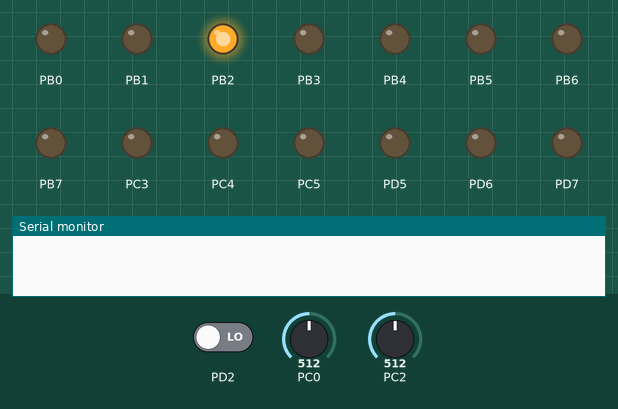
This program was run on a simulated ATmega328P, built with avr-gcc and emulated at 16 MHz. On the bench: output pins drawn as LEDs (lit = HIGH), the last lines printed to the serial monitor. Inputs (shaded band) come from the test bench; at power-on: PD2 LOW, PC0 = 512, PC2 = 512.

Above: at 1.2 s.
1.3 s: PD2 driven HIGH
At 2.5 s:
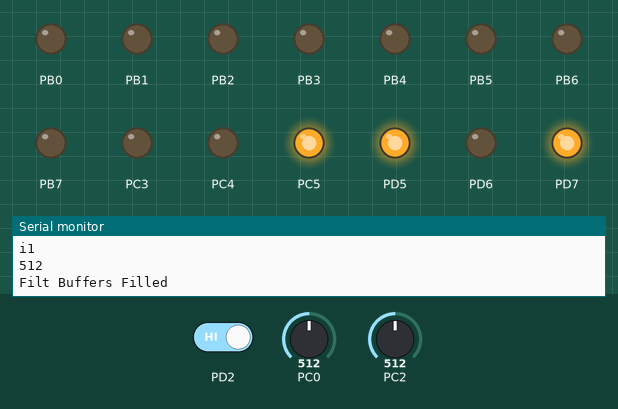
At 3.6 s:
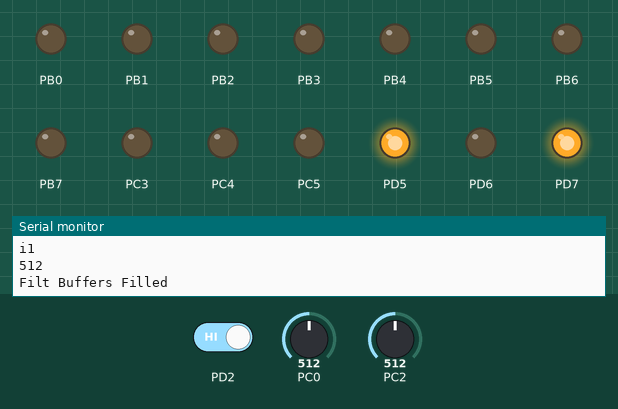
Timing chart, 0 to 22.7 s (numbered marks = the images above; inputs shaded):
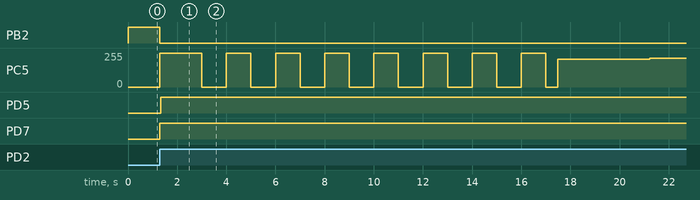

The program:

main.c
```c
#include "main.h"

int main(void)
{


#define SANDBOX 0

#if SANDBOX

	MasterInitialize();
	turnOnAnalog();
	ADCStartRead(0x02);
	SelectPot();
	DecreaseGain(100);
	IncreaseGain(99);
	startBlinkRespLED();
	startBlinkECGLED();
	uint16_t respData;
	uint16_t ECGData;
	uint16_t rawData;
	//uint16_t pCount;

	uint16_t i;
	i = 500;
	while(i--);
							ADCStopRead();
							ADCStartRead(0x00);//start reading signal channel from now on
	while(1)
	{
		i = 250;
		if(ADCDataBufferCount){
		rawData = ADCDataBuffer[ADCDataBufferTailPtr];
		IncrementRingBufferTailPtr(ADCDataBufferTailPtr, MAXIMUM_ADC_DATA_POINTS, ADCDataBufferCount);
		ECGData = rawData;
		respData = rawData;
		RespFilt(&respData);
		ECGFilt(&ECGData);
		printf("r%u\n%u\n%u\n",respData,ECGData, rawData);
		//turnOnRespLED();
		//RespFilt(&respData);
		//while(i--);
		//ECGFilt(&ECGData);
		//turnOffRespLED();
		//LoadChar('r');
		/*
		LoadChar('\n');
		LoadChar('\r');
		SendDecimalNumber(respData);
		*/
		//LoadChar('\n');
		//LoadChar('\r');
		//LoadChar('\t');
		//SendDecimalNumber(ADCDataBufferCount);
		//LoadChar('\n');
		//LoadChar('\r');

		//SendDecimalNumber(ECGData);
		//LoadChar('\n');
		//LoadChar('\r');
		//SendDecimalNumber(rawData);
		//LoadChar('\n');
		//LoadChar('\r');

		//StartTx();
		}
		/*
		else{
			sleep_enable();
			sleep_cpu();
		}*/
		while(i--);


	}
#else
	uint16_t expectedMaximumBreath = 0;//these variables will store the maximum and minimum breath (on average) calculated during calibration
	uint16_t expectedMinimumBreath = 0;
	uint16_t expectedMaximumECG = 0;
	uint16_t breathThreshold;
	uint16_t ECGThreshold;

	while(1)
    {
		switch(mainState)
		{
			case Init:
			{
				MasterInitialize();
				int8_t i = 250;
				while(i--);
				mainState = WaitForPB;

			}
			break;

			case WaitForPB:
			{
				if(pbPressed)
				{
					mainState = Calibration;
					respTimeThresh = readSwitch();
					printf("a%u\n", respTimeThresh);
					SendString("Dur:", 4);
					SendDecimalNumber(respTimeThresh);
					turnOnAnalog();
					//TODO: freeze switch position here
				}
			}
			break;

			case Calibration:
			{
				uint8_t steps = 50;
				uint16_t i;
				uint16_t maxRead;
				boolean singleStepping = False;
				static struct  //used only in this loop to determine expected max/min for breathing
				{
					uint16_t points[5];
					struct
					{
						uint16_t value;
						uint8_t position;
					}lowestMax;
					uint8_t initialPointer;//this will be 0 and will point to the next unfilled position to store data, when it is 5, it is time to replace old data
				}maxRespPoints = {.points = {0x00, 0x00, 0x00, 0x00, 0x00}, .lowestMax = {.value = 0x3FF, .position = 0}, .initialPointer = 0};

				static struct
				{
					uint16_t points[5];
					struct
					{
						uint16_t value;
						uint8_t position;
					}highestMin;
					uint8_t initialPointer;
				}minRespPoints = {.points = {0x00, 0x00, 0x00, 0x00, 0x00}, .highestMin = {.value = 0x000, .position = 0}, .initialPointer = 0};

				static struct
				{
					uint16_t points[5];//data

				}recentRespMemory = {.points = {0x00, 0x00, 0x00, 0x00, 0x00}};

				static struct  //used only in this loop to determine expected max for ECG
				{
					uint16_t points[5];
					struct
					{
						uint16_t value;
						uint8_t position;
					}lowestMax;
					uint8_t initialPointer;//this will be 0 and will point to the next unfilled position to store data, when it is 5, it is time to replace old data
					}maxECGPoints = {.points = {0x00, 0x00, 0x00, 0x00, 0x00}, .lowestMax = {.value = 0x3FF, .position = 0}, .initialPointer = 0};

				static struct
				{
					uint16_t points[5];//data

					}recentECGMemory = {.points = {0x00, 0x00, 0x00, 0x00, 0x00}};

				startBlinkStatusLED();

				ADCStartRead(0x02);//gain feedback channel
				SelectPot();
				DecreaseGain(100);
				IncreaseGain(49);//set to center point

				for(;;)
				{
					steps /= 2;
					if(!steps)//zero
					{
						steps = 1;
					}
					maxRead = 0;
					for(i = 0;i<2;)
					{
						if(ADCDataBufferCount)
						{
							i++;
							if(ADCDataBuffer[ADCDataBufferTailPtr] > maxRead)
							{
								maxRead = ADCDataBuffer[ADCDataBufferTailPtr];
							}
							IncrementRingBufferTailPtr(ADCDataBufferTailPtr, MAXIMUM_ADC_DATA_POINTS, ADCDataBufferCount);
						}
					}
					if(maxRead >= 0x333)//0x333 is 80 percent saturation of the adc, we want our max to be around here
					{

						DecreaseGain(steps);
						LoadChar('d');
						SendDecimalNumber(steps);
						LoadChar('\n');
						LoadChar('\r');
						SendDecimalNumber(maxRead);
						LoadChar('\n');
						LoadChar('\r');
						StartTx();

					}
					else
					{

						IncreaseGain(steps);

						LoadChar('i');
						SendDecimalNumber(steps);
						LoadChar('\n');
						LoadChar('\r');
						SendDecimalNumber(maxRead);
						LoadChar('\n');
						LoadChar('\r');
						StartTx();
					}

					if(singleStepping)
					{
						mainState = Sampling;
						DeselectPot();//freeze setting
						ADCStopRead();
						ADCStartRead(0x00);//start reading signal channel from now on
						break;
					}
					if(steps == 1)
					{
						singleStepping = True;
					}


				}
				//Spin until filter buffers are populated
				while(1)
				{
					uint16_t RespDataFill;
					uint16_t ECGDataFill;
					if(ADCDataBufferCount)
					{
						RespDataFill = ADCDataBuffer[ADCDataBufferTailPtr];
						ECGDataFill = RespDataFill;

						if(RespFilt(&RespDataFill) && ECGFilt(&ECGDataFill))
						{
							IncrementRingBufferTailPtr(ADCDataBufferTailPtr, MAXIMUM_ADC_DATA_POINTS, ADCDataBufferCount);
							SendString("Filt Buffers Filled", 19);
							break;
						}
						IncrementRingBufferTailPtr(ADCDataBufferTailPtr, MAXIMUM_ADC_DATA_POINTS, ADCDataBufferCount);
					}

				}
				for(i = 0;i<4500;)
				{
					//SendString("inside Thresh Calc", 18);
					if(ADCDataBufferCount)
					{
						int8_t j;
						i++;

						for(j=4; j>0; j--)
						{
							recentRespMemory.points[j] = recentRespMemory.points[j-1];//shift data points
							recentECGMemory.points[j] = recentECGMemory.points[j-1];
						}
						recentRespMemory.points[0] = ADCDataBuffer[ADCDataBufferTailPtr];
						IncrementRingBufferTailPtr(ADCDataBufferTailPtr, MAXIMUM_ADC_DATA_POINTS, ADCDataBufferCount);
						recentECGMemory.points[0] = recentRespMemory.points[0];

						RespFilt(&recentRespMemory.points[0]);
						ECGFilt(&recentECGMemory.points[0]);


						if(i >= 5 && (recentRespMemory.points[2]>=recentRespMemory.points[0]&&recentRespMemory.points[2]>=recentRespMemory.points[1]&&recentRespMemory.points[2]>=recentRespMemory.points[3]&&recentRespMemory.points[2]>=recentRespMemory.points[4]))
						{
							if(maxRespPoints.initialPointer < 5)
							{
								maxRespPoints.points[maxRespPoints.initialPointer] = recentRespMemory.points[2];//store the point if we don't already have 5 points and increment the initializer
								if(maxRespPoints.points[maxRespPoints.initialPointer] < maxRespPoints.lowestMax.value)
								{
									maxRespPoints.lowestMax.value = maxRespPoints.points[maxRespPoints.initialPointer];//remember the LOWEST maximum so we have a quick comparison value for new local maxes when the first five points have come in
									maxRespPoints.lowestMax.position = maxRespPoints.initialPointer;
								}
								maxRespPoints.initialPointer++;
							}
							else
							{
								if(recentRespMemory.points[2] > maxRespPoints.lowestMax.value)
								{
									maxRespPoints.points[maxRespPoints.lowestMax.position] = recentRespMemory.points[2];//replace lowest point with new one
									maxRespPoints.lowestMax.position = 0x00;
									maxRespPoints.lowestMax.value = 0x3FF;//clear these values to be reset in the loop following
									for(j = 4; j>= 0; j--)
									{
										if(maxRespPoints.points[j] < maxRespPoints.lowestMax.value)
										{
											maxRespPoints.lowestMax.value = maxRespPoints.points[j];//record lowest
											maxRespPoints.lowestMax.position = j;

										}
									}

								}
							}

						}
						if(i >= 5 && (recentRespMemory.points[2] <= recentRespMemory.points[0] && recentRespMemory.points[2] <= recentRespMemory.points[1] && recentRespMemory.points[2] <= recentRespMemory.points[3] && recentRespMemory.points[2] <= recentRespMemory.points[4]))
						{
							if(minRespPoints.initialPointer < 5)
							{
								minRespPoints.points[minRespPoints.initialPointer] = recentRespMemory.points[2];//store the point if we don't already have 5 points and increment the initializer
								if(minRespPoints.points[minRespPoints.initialPointer] > minRespPoints.highestMin.value)
								{
									minRespPoints.highestMin.value = minRespPoints.points[minRespPoints.initialPointer];//remember the HIGHEST minimum so we have a quick comparison value for new local MIns when the first five points have come in
									minRespPoints.highestMin.position = minRespPoints.initialPointer;
								}
								minRespPoints.initialPointer++;
							}
							else
							{
								if(recentRespMemory.points[2] < minRespPoints.highestMin.value)
								{
									minRespPoints.points[minRespPoints.highestMin.position] = recentRespMemory.points[2];//replace lowest point with new one
									minRespPoints.highestMin.position = 0x00;
									minRespPoints.highestMin.value = 0x00;//clear these values to be reset in the loop following
									for(j = 4; j>= 0; j--)
									{
										if(minRespPoints.points[j] > minRespPoints.highestMin.value)
										{
											minRespPoints.highestMin.value = minRespPoints.points[j];//record lowest
											minRespPoints.highestMin.position = j;

										}
									}

								}
							};
						}
						if(i >= 5 && (recentECGMemory.points[2]>=recentECGMemory.points[0]&&recentECGMemory.points[2]>=recentECGMemory.points[1]&&recentECGMemory.points[2]>=recentECGMemory.points[3]&&recentECGMemory.points[2]>=recentECGMemory.points[4]))
						{
							if(maxECGPoints.initialPointer < 5)
							{
								maxECGPoints.points[maxECGPoints.initialPointer] = recentECGMemory.points[2];//store the point if we don't already have 5 points and increment the initializer
								if(maxECGPoints.points[maxECGPoints.initialPointer] < maxECGPoints.lowestMax.value)
								{
									maxECGPoints.lowestMax.value = maxECGPoints.points[maxECGPoints.initialPointer];//remember the LOWEST maximum so we have a quick comparison value for new local maxes when the first five points have come in
									maxECGPoints.lowestMax.position = maxECGPoints.initialPointer;
								}

								maxECGPoints.initialPointer++;
							}
							else
							{
								if(recentECGMemory.points[2] > maxECGPoints.lowestMax.value)
								{
									maxECGPoints.points[maxECGPoints.lowestMax.position] = recentECGMemory.points[2];//replace lowest point with new one
									maxECGPoints.lowestMax.position = 0x00;
									maxECGPoints.lowestMax.value = 0x3FF;//clear these values to be reset in the loop following
									for(j = 4; j>= 0; j--)
									{
										if(maxECGPoints.points[j] < maxECGPoints.lowestMax.value)
										{
											maxECGPoints.lowestMax.value = maxECGPoints.points[j];//record lowest
											maxECGPoints.lowestMax.position = j;
										}
									}

								}
							}
						}
					}
				}
				for(i=0;i<5;i++)
				{
					expectedMinimumBreath += minRespPoints.points[i];
					expectedMaximumBreath += maxRespPoints.points[i];
					expectedMaximumECG += maxECGPoints.points[i];
				}

				expectedMinimumBreath /= 5;//after this point, the max/min breath values have been calculated as an average of 5 points that were most maximum or minimum
				expectedMaximumBreath /= 5;
				expectedMaximumECG /= 5;
				ECGThreshold = (expectedMaximumECG*PERCENTAGE_CALIBRATED_ECG_THRESHOLD)/100;
				breathThreshold = ((expectedMaximumBreath-expectedMinimumBreath)*PERCENTAGE_CALIBRATED_BREATH_THRESHOLD)/100; //TODO: determine why calc thresh is lower than expected when signal has large amplitude
				printf("t%u\n%u\n", breathThreshold, ECGThreshold);
			}


			break;
			//here we have expected max and min breaths for the patient, the pot is calibrated, and data is streaming in from the ADC and being stored in the circular buffer. We can now enter sampling mode and watch the wave for shallow or non existent breaths, or the cessation of a heart beat

			case Sampling:
			{
				static struct{
					uint16_t apneaCount;
					uint16_t heartBeatCount;
					struct{
						uint16_t beatPeriod[16];
						uint8_t circularPointer;
						uint16_t sum;
						uint8_t totalSamples;
						uint8_t totalSlowHeartBeats;
					}heartRate;
					union{
						struct{
							uint8_t apneaCountExceeded:1;
							uint8_t noHeartBeatCountExceeded:1;
							uint8_t b2:1;
							uint8_t b3:1;
							uint8_t b4:1;
							uint8_t b5:1;
							uint8_t b6:1;
							uint8_t b7:1;
						}flag;
						uint8_t all;
					}flags;
				}vitalCounts = {.apneaCount  = 0, .heartBeatCount = 0, .heartRate = {.circularPointer = 0, .sum = 0, .totalSamples = 0, .totalSlowHeartBeats = 0}, .flags = { .all = 0}};


				static struct
				{
					uint16_t newPoint;//depends on sampling rate, will contain filtered data points
					struct
					{
						uint16_t location;
						uint16_t value;
					}maximum;
					struct
					{
						uint16_t location;
						uint16_t value;
					}minimum;
					union
					{
						struct{
							uint8_t extremeUpdated:1;
							uint8_t resetMaxMin:1;
							uint8_t b2:1;
							uint8_t b3:1;
							uint8_t b4:1;
							uint8_t b5:1;
							uint8_t b6:1;
							uint8_t b7:1;
						}flag;
						uint8_t all;
					}flags;
				}respBuffer = {.maximum = {.location = 0, .value = 0}, .minimum = {.location = 0, .value = 0xFFFF}, .flags = {.flag = {.extremeUpdated = False, .resetMaxMin = True}}},
				 ECGBuffer = {.maximum = {.location = 0, .value = 0}, .minimum = {.location = 0, .value = 0}, .flags = {.flag = {.extremeUpdated = False, .resetMaxMin = True}}};
				//SendString("Samp", 4);
				stopBlinkStatusLED();
				turnOnStatusLED();
				uint8_t breaths = 0;
				uint8_t pCount = 0;
				while(ADCDataBufferCount)
				{
					//Add newest value to buffers
					respBuffer.newPoint = ADCDataBuffer[ADCDataBufferTailPtr];
					IncrementRingBufferTailPtr(ADCDataBufferTailPtr, MAXIMUM_ADC_DATA_POINTS, ADCDataBufferCount);
					ECGBuffer.newPoint = respBuffer.newPoint;

					//Filter Data
					RespFilt(&respBuffer.newPoint);
					ECGFilt(&ECGBuffer.newPoint);

					if(pCount == 2)
					{
						printf("r%u\n%u\n%u\n",respBuffer.newPoint,ECGBuffer.newPoint, ADCDataBuffer[ADCDataBufferTailPtr]);
						printf("mh%u\n",vitalCounts.heartRate.sum >> 4);


						pCount = 0;
					}
					pCount++;
					/******
					*Following is the breath detection code
					*
					*s
					******/
					respBuffer.maximum.location++;
					respBuffer.minimum.location++;
					if(respBuffer.maximum.location >= SAMPLE_POINTS_TO_REMEMBER)//if one of our max/mins has expired, we need to reset it here to the current point
					{
						respBuffer.maximum.value = respBuffer.newPoint;
						respBuffer.maximum.location = 0;
						respBuffer.flags.flag.extremeUpdated = True;
					}
					if(respBuffer.minimum.location >= SAMPLE_POINTS_TO_REMEMBER)
					{
						respBuffer.minimum.value = respBuffer.newPoint;
						respBuffer.minimum.location = 0;
						respBuffer.flags.flag.extremeUpdated = True;
					}

					if(respBuffer.flags.flag.resetMaxMin)
					{
						respBuffer.maximum.value = respBuffer.newPoint;
						respBuffer.minimum.value = respBuffer.newPoint;
						respBuffer.maximum.location = 0;
						respBuffer.minimum.location = 0;
						respBuffer.flags.flag.resetMaxMin = False;
					}
					if(respBuffer.newPoint > respBuffer.maximum.value)//replace max/min with new point if it exceeds
					{
						respBuffer.maximum.value = respBuffer.newPoint;
						respBuffer.maximum.location = 0;
						respBuffer.flags.flag.extremeUpdated = True;
					}
					if(respBuffer.newPoint < respBuffer.minimum.value)
					{
						respBuffer.minimum.value = respBuffer.newPoint;
						respBuffer.minimum.location = 0;
						respBuffer.flags.flag.extremeUpdated = True;
					}
					if(respBuffer.flags.flag.extremeUpdated)//max or min was changed, calculate if we now reach threshold
					{
						if(respBuffer.maximum.value - respBuffer.minimum.value >= breathThreshold) //TODO: initialize threshold above
						{
							//we have a full breath here, reset and clear prior data
							respBuffer.flags.flag.resetMaxMin = True;
							vitalCounts.apneaCount = 0;//reset counter to 0
						}

						respBuffer.flags.flag.extremeUpdated = False;
					}
					vitalCounts.apneaCount++;
					printf("mb%u\n", vitalCounts.apneaCount);
					if(vitalCounts.apneaCount >= respTimeThresh*300)
					{
						startBlinkRespLED();
						startAlarm();
						mainState = Alarm;
						break;
					}
					/*
					* following is the heartbeat detection code:
					*/
					if((ECGBuffer.newPoint >= ECGThreshold))
					{

						if(vitalCounts.heartBeatCount)
						{//if this evaluates true this is the first trigger for this heartbeat

							//vitalCounts.heartRate.circularPointer++;
							//vitalCounts.heartRate.beatPeriod[vitalCounts.heartRate.circularPointer] = vitalCounts.heartBeatCount;
							IncrementRingBufferPtr(vitalCounts.heartRate.circularPointer, 16);
							if(vitalCounts.heartRate.totalSamples == 16)
							{
								if(vitalCounts.heartBeatCount > 30)//prevents ''double-beats'' from dropping mean
								{


									vitalCounts.heartRate.sum -= (vitalCounts.heartRate.beatPeriod[vitalCounts.heartRate.circularPointer] + 30); //30 to account for QRS width
									vitalCounts.heartRate.sum += (vitalCounts.heartBeatCount+30);//30 to account for QRS width
									vitalCounts.heartRate.beatPeriod[vitalCounts.heartRate.circularPointer] = vitalCounts.heartBeatCount;

									if((vitalCounts.heartRate.sum >> 4)>= SLOW_HEART_RATE_PERIOD)
									{
										vitalCounts.heartRate.totalSlowHeartBeats++;
										if(vitalCounts.heartRate.totalSlowHeartBeats >= NUMBER_OF_TOO_SLOW_HEARTBEATS)

										{
											SendString("Low HB", 6);
											startBlinkECGLED();
											startAlarm();
											mainState = Alarm;
											break;//leave this state immediately, do not wait to crunch rest of ADC values
										}

									}
									else
									{
										vitalCounts.heartRate.totalSlowHeartBeats = 0;
									}
								}
							}
							else
							{
								if(vitalCounts.heartBeatCount > 100)
								{
									vitalCounts.heartRate.beatPeriod[vitalCounts.heartRate.circularPointer] = vitalCounts.heartBeatCount;
									vitalCounts.heartRate.sum += vitalCounts.heartBeatCount;
									vitalCounts.heartRate.totalSamples++;
								}

							}
							vitalCounts.heartBeatCount = 0;

						}
						else
						{
							//we already counted this peak we are just not back below the threshold yet
						}
					}
					else
					{
						vitalCounts.heartBeatCount++;

						if(vitalCounts.heartBeatCount >= NO_HEART_RATE_PERIOD)
						{
							SendString("No HB", 5);
							turnOnECGLED();
							startAlarm();
							mainState = Alarm;
							break;
						}

					}

				}

			}
			break;

			case Alarm:
			{
				//
				SendString("Alarm", 5);
			}
			break;

			default://error, should always have a state, decide how to handle this
			{
				mainState = Init;//we should set off a different alarm here instead of simply starting over
			}
			break;
		}


    }
#endif
}
```

Source omitted: Filt.c (6882 bytes), Filt.h (298 bytes), Globals.c (131 bytes), Globals.h (3532 bytes), ISR.c (3032 bytes), ISR.h (312 bytes), Init.c (3061 bytes), Init.h (551 bytes), Macros.c (2191 bytes), Macros.h (996 bytes), TypeDefines.h (361 bytes), main.h (1285 bytes) and 6 more

Measured:
- after the input at 1.3 s, PB2: HIGH → LOW at once; PC5: 0/255 → 255/255 at once, → 0/255 1.7 s later, → 255/255 1.0 s later, → 0/255 1.0 s later, … (18 changes in this stretch); PD5, PD7: LOW → HIGH at once
